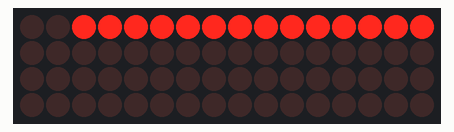
This sketch was run on a simulated Arduino Mega 2560, built with avr-gcc and run on an emulated ATmega2560. Shown: 16×4 LED matrix. Wiring (inferred from the names in the program): LED cube drawn one layer per row (orientation assumed): layers pin 40, pin 42, pin 41, pin 43; columns pin 22, pin 24, pin 26, pin 28, pin 30, pin 32, pin 34, pin 36, pin 23, pin 25, pin 27, pin 29, pin 31, pin 33, pin 35, pin 37. What the sketch prints to the serial monitor is not drawn.

Above: at 0.36 s.
At 2.97 s:
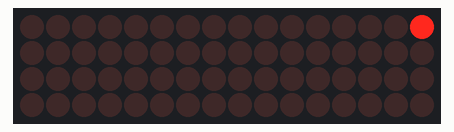
At 16.1 s:
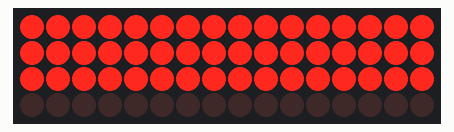
At 19.3 s:
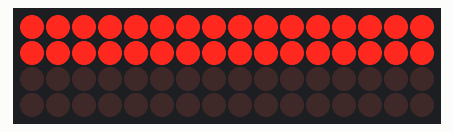
At 22.5 s:
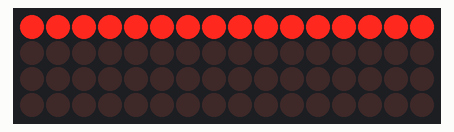
At 39.93 s:
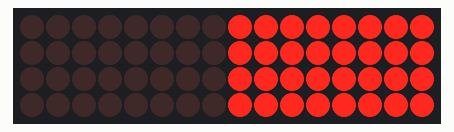

The sketch:

cube02.ino
```cpp
#include <avr/pgmspace.h>

#define CUBESIZE 4
#define PLANESIZE CUBESIZE*CUBESIZE
#define PLANETIME 3333
#define TIMECONST 20

int LEDPin[] = {22, 24, 26, 28, 30, 32, 34, 36, 23, 25, 27, 29, 31, 33, 35, 37};
int PlanePin[] = {40, 42, 41, 43};

void setup()
{
  Serial.begin(9600);
  Serial.println("led start here");
int pin;
for (pin=0; pin<PLANESIZE; pin++) {
pinMode( LEDPin[pin], OUTPUT );
digitalWrite(LEDPin[pin] ,HIGH);

}
for (pin=0; pin<CUBESIZE; pin++) {
pinMode( PlanePin[pin], OUTPUT );
digitalWrite(PlanePin[pin] ,LOW);
}
   // digitalWrite(LEDPin[3] ,HIGH);
//    digitalWrite(PlanePin[1] ,LOW);
}
void loop()
{
  int p = 0 ;
  int i ,j ;
  for (i=0 ; i<CUBESIZE ; i++)
    {
      digitalWrite(PlanePin[i] ,HIGH);
          for (j = 0 ; j <PLANESIZE;j++)
          {
             digitalWrite(LEDPin[j] ,LOW);
            delay(200) ;
            p++ ;
             Serial.print(p);
           Serial.print("/" );
        }
    }
           Serial.print("\n" );
           p = 0 ;
   for (i=CUBESIZE -1 ; i>=0 ; i--)
    {

          for (j = PLANESIZE-1 ; j >= 0;j--)
          {
             digitalWrite(LEDPin[j] ,HIGH);
            delay(200) ;
                  p++ ;
           Serial.print(p);
           Serial.print("/" );
        }
             digitalWrite(PlanePin[i] ,LOW);
    }
           Serial.print("\n" );
}
```

Measured:
- what the display in image 2 shows lasts 3.2 s, from 16.1 s to 19.3 s
